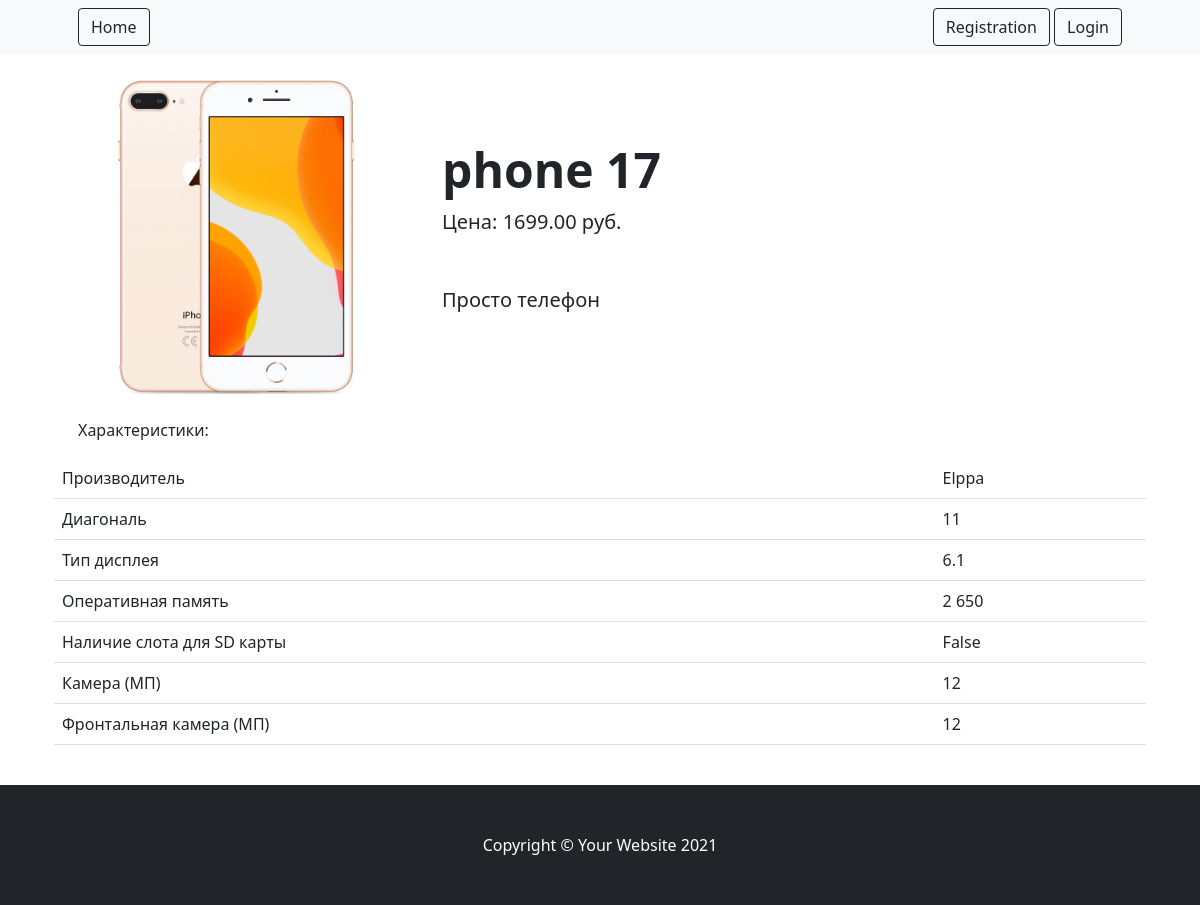
Page /products/smartphone/phone-17/ on the committed database.
### mainapp/models.py (models this page shows, shortened)
class Product(models.Model):
    class Meta:
        abstract = True
    category = models.ForeignKey(Category, verbose_name="category",
                                 on_delete=models.CASCADE)
    title = models.CharField(max_length=255, verbose_name="title product")
    slug = models.SlugField(unique=True)
    image = models.ImageField()
    description = models.TextField(verbose_name="description", null=True)
    price = models.DecimalField(max_digits=7, decimal_places=2,
                                verbose_name="price")

class Smartphone(Product):
    make = models.CharField(max_length=255, verbose_name='make')
    diagonal = models.CharField(max_length=255, verbose_name='diagonal')
    display_type = models.CharField(max_length=255,
                                    verbose_name='display type')
    ram = models.CharField(max_length=255, verbose_name='ram')
    sd = models.BooleanField(default=True, verbose_name='sd')
    main_cam = models.CharField(max_length=255,
                                verbose_name='main cam')
    frontal_cam = models.CharField(max_length=255,
                                   verbose_name='frontal cam')

### mainapp/views.py (the view)
# urls.py: path('products/<str:ct_model>/<str:slug>/', ProductDetailView.as_view(),
class ProductDetailView(DetailView):
    CT_MODEL_CLASS = {
        'notebook': Notebook,
        'smartphone': Smartphone
    }
    def dispatch(self, request, *args, **kwargs):
        self.model = self.CT_MODEL_CLASS[kwargs['ct_model']]
        self.queryset = self.model._base_manager.all()
        return super().dispatch(request, *args, **kwargs)
    context_object_name = 'product'
    template_name = 'product_detail.html'
    slug_url_kwarg = 'slug'
    def get_context_data(self, **kwargs):
        context = super().get_context_data(**kwargs)
        context['ct_model'] = self.model._meta.model_name
        return context

### mainapp/templates/product_detail.html (shortened to what this page needs)
{% extends 'base.html' %}
{% block content %}
        <section class="py-2">
            <div class="container px-4 px-lg-5 my-3">
                <div class="row gx-4 gx-lg-5 align-items-center">
                    <div class="col-md-4"><img
                            class="card-img-top mb-5 mb-md-0" src="{{ product.image.url }}" /></div>
                    <div class="col-md-6">
                        <h1 class="display-5 fw-bolder">{{ product.title }}</h1>
                        <div class="fs-5 mb-5">
                            <span>Цена: {{ product.price }} руб.</span>
                        </div>
                        <p class="lead">{{ product.description }}</p>
                    </div>
                    <p class="mt-4">Характеристики:</p>
                    {% if product.category.slug == "notebooks" %}
                        {% include "notebook_spec.html" %}
                    {% else %}
                        {% include "smartphone_spec.html" %}
                    {% endif %}
                </div>
            </div>
        </section>
{% endblock content %}

### mainapp/templates/smartphone_spec.html
<table class="table">
  <tbody>
    <tr>
      <td>Производитель</td>
      <td>{{ product.make }}</td>
    </tr>
    <tr>
      <td>Диагональ</td>
      <td>{{ product.diagonal }}</td>
    </tr>
    <tr>
      <td>Тип дисплея</td>
      <td>{{ product.display_type }}</td>
    </tr>
    <tr>
      <td>Оперативная память</td>
      <td>{{ product.ram }}</td>
    </tr>
    <tr>
      <td>Наличие слота для SD карты</td>
      <td>{{ product.sd }}</td>
    <tr>
      <td>Камера (МП)</td>
      <td>{{ product.main_cam }}</td>
    </tr>
    <tr>
      <td>Фронтальная камера (МП)</td>
      <td>{{ product.frontal_cam }}</td>
    </tr>
  </tbody>
</table>

### rows in the picture
Smartphone: image (picture), title "phone 17", price "1699.00", description "Просто телефон", make "Elppa", diagonal "11", display_type "6.1", ram "2 650", sd "False", main_cam "12", frontal_cam "12"
